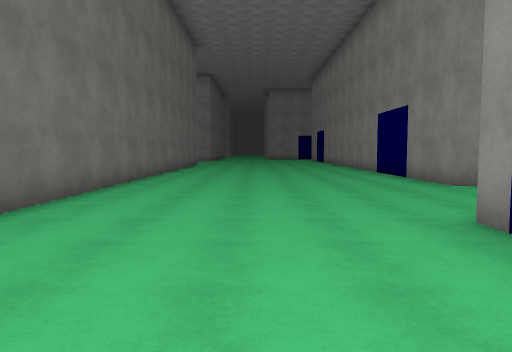
view 1 (above)

22 first-person views from a walk through a scene from a Unity 3-D project. The camera is 1.5 m above the floor, tilts 4° down and sees 70° across. Doors are open. The floor is counted in squares, 2 m on a side. Each view is taken from the middle of a square. On the plan, view 1 faces up. The plan holds only what a view shows up to about 11 squares ahead; the rest is blank. The place goes on beyond the plan. The player is left out. Surface patterns are stand-ins for the level's own textures.

view 2
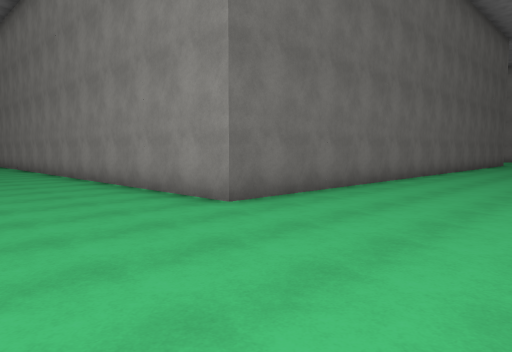

view 3
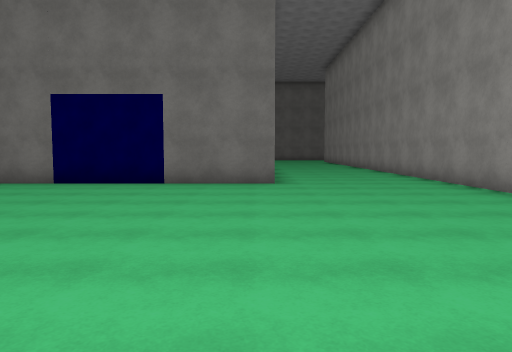

view 4
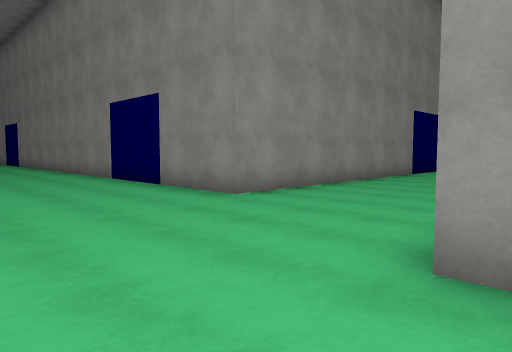

view 5
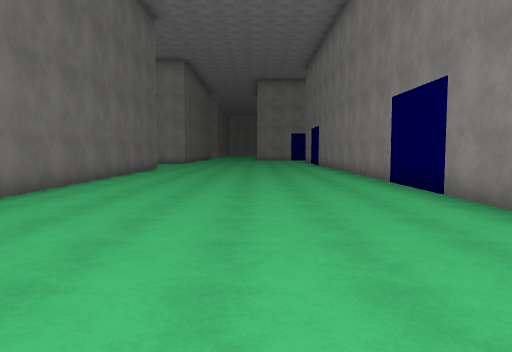

view 6
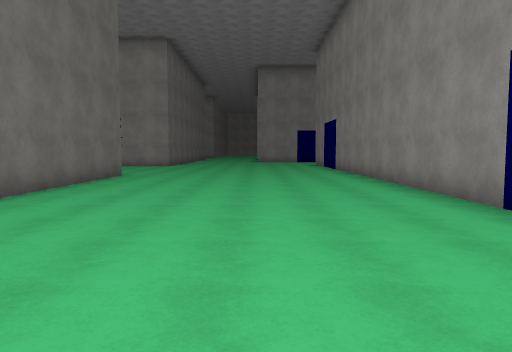

view 7
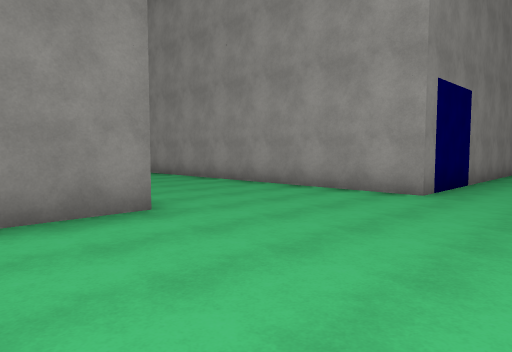

view 8
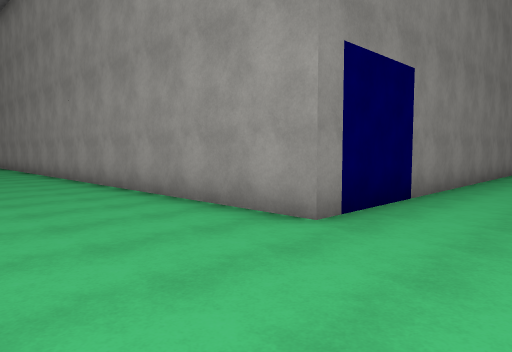

view 9
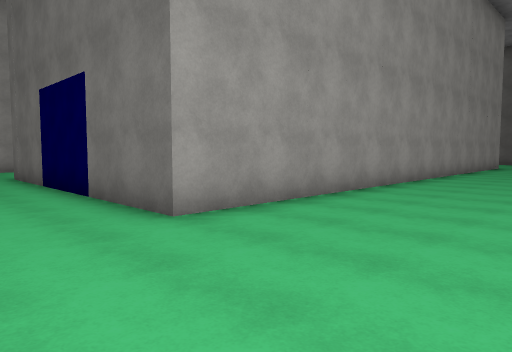

view 10
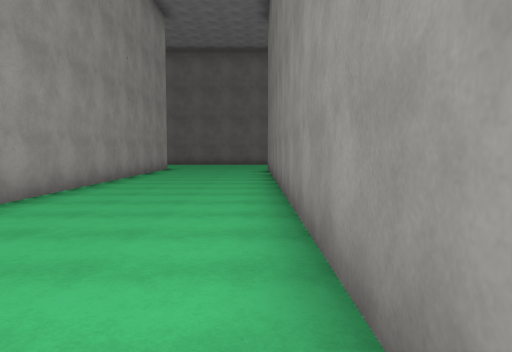

view 11
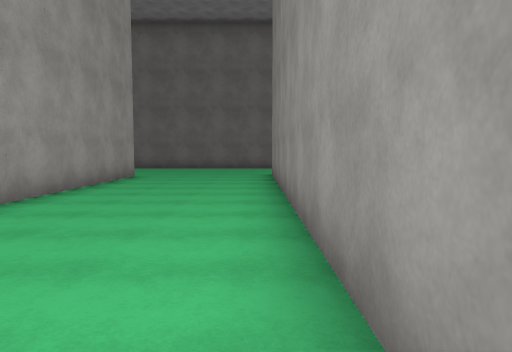

view 12
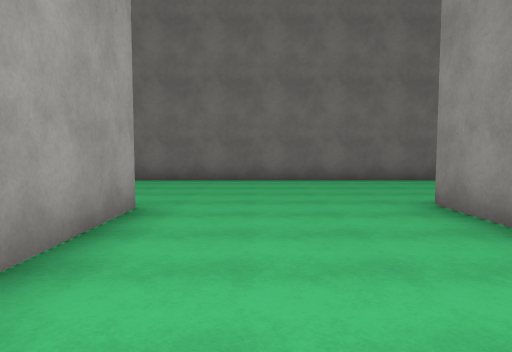

view 13
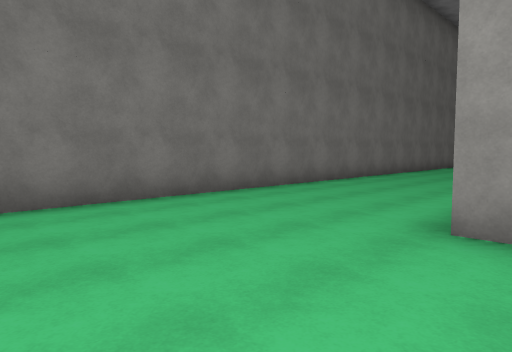

view 14
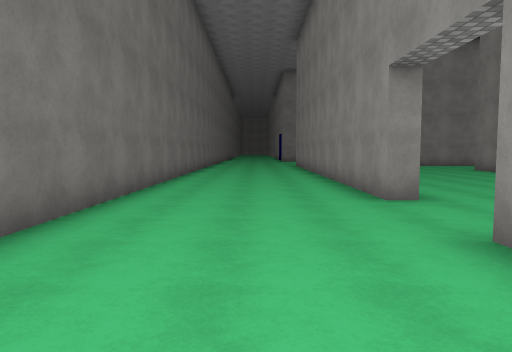

view 15
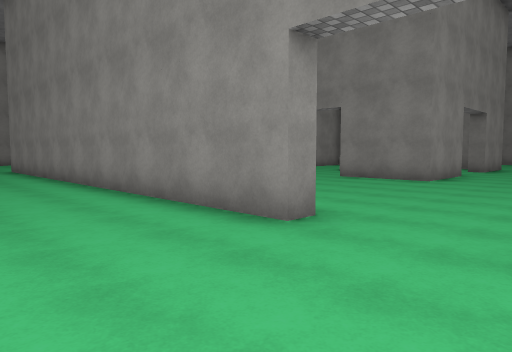

view 16
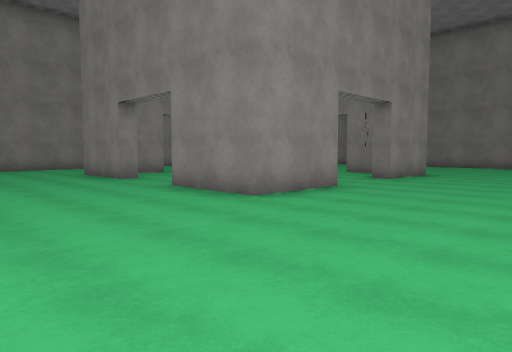

view 17
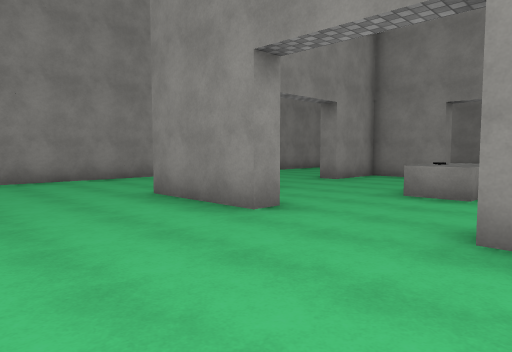

view 18
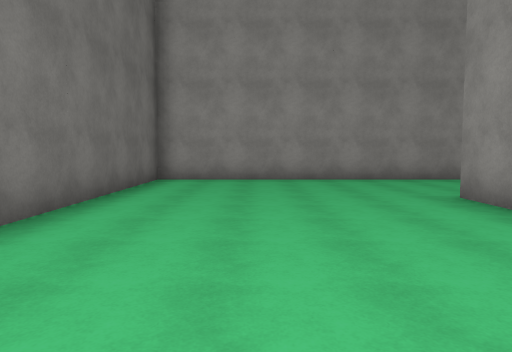

view 19
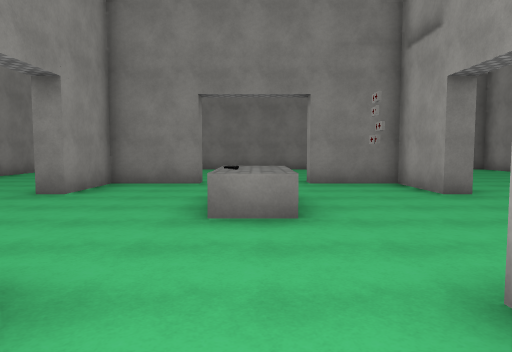

view 20
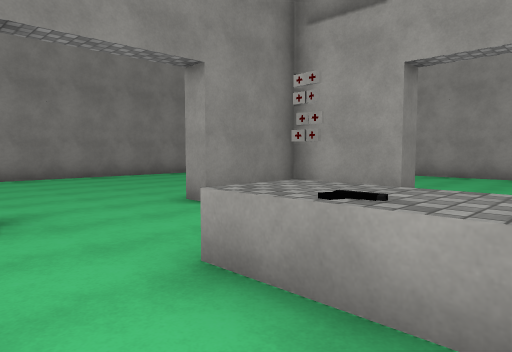

view 21
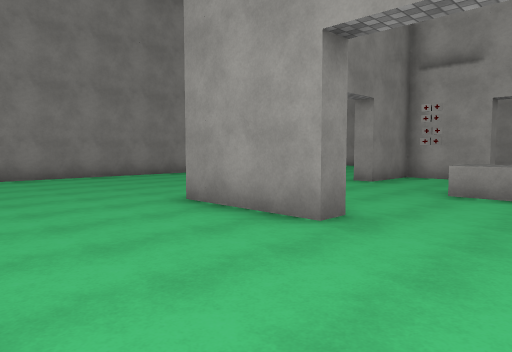

view 22
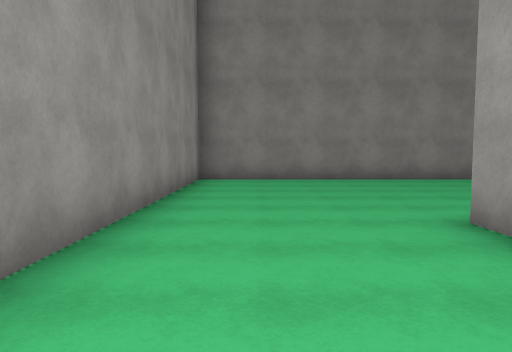

### Floor plan
Points are (right, up) in squares from view 1. A wall is a line through its corners. A room is listed if a view was taken in it or the views show most of it. See-through windows are left out.
Room 1 (views 1, 2, 3, 4, 5, 6, 7, 8, 9, 10, 11, 12, 13, 14, 15, 16, 17, 18, 19, 20, 21, 22)
walls: (-9.6, 7.3) (-11.8, 7.3) (-11.8, 7.8) (-9.8, 7.8) (-9.8, 9.8) (-9.2, 9.8); (-14.2, 7.3) (-16.8, 7.3) (-16.8, 9.9); (-12.1, 2) (-9.6, 2); (-9.2, 12.3) (-9.8, 12.3) (-9.8, 14.3) (-11.8, 14.3) (-11.8, 14.8) (-9.2, 14.8); (-3.5, 7.9) (-3.5, 18.5) (-11, 18.5); (-16.2, 12.3) (-16.8, 12.3) (-16.8, 14.9); (-22.5, 6.5) (-23, 6.5) (-23, 16.6); (-14.6, 18.5) (-22.5, 18.5) (-22.5, 12.5); (2.3, 3.2) (2.3, 3.8) (10.5, 3.8); (-7.2, -7.5) (-7.2, -8.5); (-22.8, -2.6) (-7.2, -2.6) (-7.2, -5.1); (-3, 19) (-3, 1.5) (-23.1, 1.5); (4.2, 12.6) (4.2, 19); (-27.2, 12) (-27.2, -4.1); (2.3, -6) (2.3, 1.4); (10.5, 7.7) (4.2, 7.7) (4.2, 10.2)
low walls: (-14, 10.5) (-14, 11.6); (-12.6, 11.5) (-12, 11.5)
objects: other object (-13, 11)

Where each view was taken, in squares from view 1:
view 1: 0 up, 0 right, facing up
view 2: 2 down, 1 right, facing up-left
view 3: 3 down, 1 right, facing left
view 4: 3 up, 0 right, facing up-right
view 5: 4 up, 1 right, facing up
view 6: 8 up, 1 right, facing up
view 7: 10 up, 0 right, facing down-right
view 8: 7 up, 0 right, facing down-right
view 9: 1 up, 5 left, facing down-left
view 10: 1 up, 8 left, facing left
view 11: 1 up, 12 left, facing left
view 12: 1 down, 18 left, facing left
view 13: 2 down, 22 left, facing up-left
view 14: 1 up, 25 left, facing up
view 15: 4 up, 26 left, facing up-right
view 16: 3 up, 21 left, facing up-right
view 17: 9 up, 20 left, facing up-right
view 18: 9 up, 20 left, facing up
view 19: 11 up, 18 left, facing right
view 20: 13 up, 14 left, facing down-right
view 21: 18 up, 14 left, facing down-right
view 22: 17 up, 13 left, facing right
